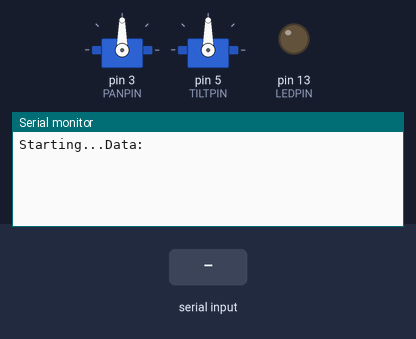
This sketch was run on a simulated Arduino Leonardo, built with avr-gcc and run on an emulated ATmega32U4. Parts: 2 × servo, output pins drawn as LEDs (lit = HIGH), the last lines printed to the serial monitor. The inputs (shaded band) are chosen by the test bench.

Above: at 1.2 s.
1.3 s: "T2D,1\n" received over the second serial link
At 2.1 s:
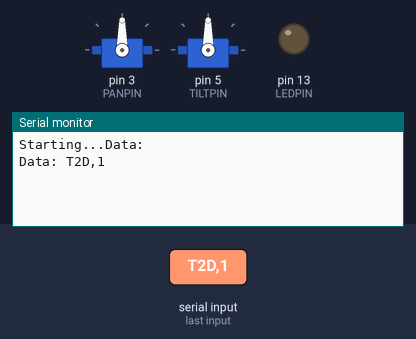
4.3 s: "PANGAIN,1\n" received over the second serial link
At 5.1 s:
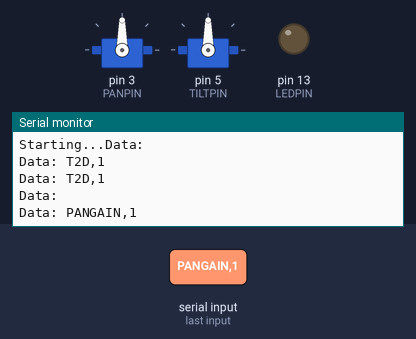
7.3 s: "T2D,150\n" received over the second serial link
At 8.0 s:
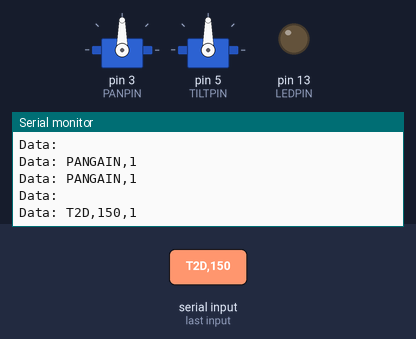

The sketch:

jevois101.ino
```cpp
// JeVois control steering or a pan/tilt head from the output of JeVois modules
//
// We handle messages "T2D <targetx> <targety>", "T1D <targetx>", "PANGAIN <gain>", and "TILTGAIN <gain>".
// targetx and targety are assumed to be in the -1000 ... 1000 range as output by the JeVois Kalman filters.
// Here we only do simple PD control under the assumption that target coordinates have already been filtered upstream.
#include <Servo.h>
// Pin for LED, blinks as we receive serial commands:
#define LEDPIN 13
// Serial port to use: on chips with USB (e.g., 32u4), that usually is Serial1. On chips without USB, use Serial:
Servo panservo;
#define PANPIN 3
Servo tiltservo;
#define TILTPIN 5
// Initial servo values in degrees:
#define PANZERO 90
#define TILTZERO 90
// With updates typically coming in at 60Hz or up to 120Hz, we will often need to move by a fraction of a
// degree. Hence we keep track of the pan and tilt values multiplied by SCALE. For the gains, a gain of 100
// means we will update servo angle by the 0.1*(target value/SCALE) degrees on each update. Higher gains mean
// larger angular updates.
#define SCALE 100
long pangain = 100;
long tiltgain = 100;
long panval = PANZERO * SCALE;
long tiltval = TILTZERO * SCALE;
long data = 0;
// Buffer for received serial port bytes:
#define INLEN 128
char instr[INLEN + 1];
void setup()
{
  Serial.begin(38000);
  Serial1.begin(38000);
  while (!Serial)
  Serial1.setTimeout(1000000);
  pinMode(LEDPIN, OUTPUT);
  digitalWrite(LEDPIN, LOW);
  panservo.attach(PANPIN);
  panservo.write(panval / SCALE);
  tiltservo.attach(TILTPIN);
  tiltservo.write(tiltval / SCALE);
// We are ready to rock, disable logs and turn on serial outputs on JeVois platform:
  Serial1.println("setpar serlog None");
  Serial1.println("setpar serout Hard");
  Serial.print("Starting...");
}
void loop()
{
  digitalWrite(LEDPIN, LOW);
  byte len = Serial1.readBytesUntil('\n', instr, INLEN);
  Serial.print("Data: ");
  Serial.println(instr);
  instr[len] = 0;
  digitalWrite(LEDPIN, HIGH);
  char * tok = strtok(instr, " \r\n");
  int state = 0; int targx = 0, targy = 0;
  while (tok)
  {
    // State machine:
    // 0: start parsing
    // 1: T2D command, parse targx
    // 2: T2D command, parse targy
    // 3: T2D command complete
    // 4: T1D command, parse targx
    // 5: T1D command complete
    // 6: PANGAIN command, parse pangain
    // 7: PANGAIN command complete
    // 8: TILTGAIN command, parse tiltgain
    // 9: TILTGAIN command complete
    // 1000: unknown command
    switch (state)
    {
      case 0:
        if (strcmp(tok, "T2D") == 0) state = 1;
        else if (strcmp(tok, "T1D") == 0) state = 4;
        else if (strcmp(tok, "PANGAIN") == 0) state = 6;
        else if (strcmp(tok, "TILTGAIN") == 0) state = 8;
        else state = 1000;
        break;

      case 1: targx = atoi(tok); state = 2; break;
      case 2: targy = atoi(tok); state = 3; break;
      case 4: targx = atoi(tok); state = 5; break;
      case 6: pangain = atoi(tok); state = 7; break;
      case 8: tiltgain = atoi(tok); state = 9; break;
      default: break; // Skip any additional tokens
    }
    tok = strtok(0, " \r\n");
  }
  // Target coordinates are in range -1000 ... 1000.  Servos want 0 ... 180.
  // We also need to negate as needed so that the servo turns to cancel any offset from center:
  if (state == 3 || state == 5)
  {
    panval -= (targx * pangain) / 1000;
    if (panval < 5 * SCALE) panval = 5 * SCALE; else if (panval > 175 * SCALE) panval = 175 * SCALE;
    panservo.write(panval / SCALE);
  }

  if (state == 3)
  {
    tiltval += (targy * tiltgain) / 1000;
    if (tiltval < 5 * SCALE) tiltval = 5 * SCALE; else if (tiltval > 175 * SCALE) tiltval = 175 * SCALE;
    tiltservo.write(tiltval / SCALE);
  }
}
```

Measured:
- after the input at 1.3 s, the serial monitor: prints a new line at once (image 1)
- after the input at 4.3 s, the serial monitor: prints a new line at once (image 2)
- after the input at 7.3 s, the serial monitor: prints a new line at once (image 3)
